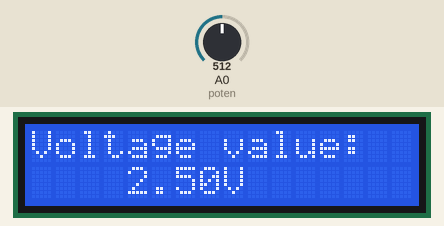
This sketch was run on a simulated Arduino Uno, built with avr-gcc and run on an emulated ATmega328P. Shown: 16×2 character LCD. The test bench sets the inputs (shaded band); at power-on: A0 (poten) = 512. What the sketch prints to the serial monitor is not drawn.

Above: at 1.2 s.
1.3 s: A0 (poten) set to 716
At 1.9 s:
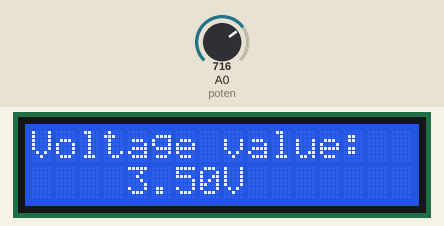
2.8 s: A0 (poten) set to 900
At 4.0 s:
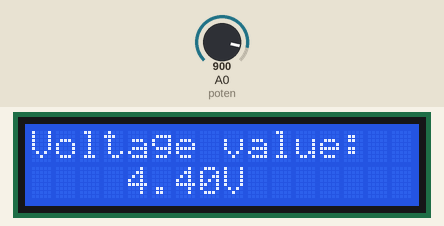
4.3 s: A0 (poten) set to 1023
At 5.4 s:
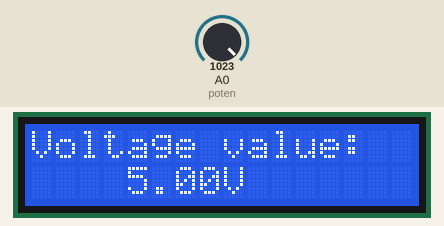
Timing chart, 0 to 7.3 s (numbered marks = the images above; inputs shaded):
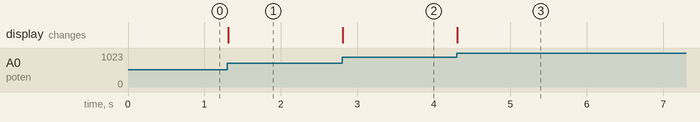

Measured:
- after the input at 1.3 s, the display: changes at once (image 1)
- after the input at 2.8 s, the display: changes at once (image 2)
- after the input at 4.3 s, the display: changes at once (image 3)

The sketch:

act_10_voltmeter.ino
```cpp
#include <Wire.h>
#include <LiquidCrystal_I2C.h>

// liquid crystal setup
LiquidCrystal_I2C lcd(0x27, 16, 2);

// constants
const int poten = A0;

// variable
int value;
float voltage;

void setup() {
  // put your setup code here, to run once:
  lcd.init();
  lcd.backlight();
  lcd.print("Voltage value:");

  Serial.begin(9600);
}

void loop() {
  // put your main code here, to run repeatedly:

  value = analogRead(poten);
  voltage = value * (5.0 / 1023.0);

  char buffer[40];
  dtostrf(voltage, 0, 2, buffer);
  sprintf(buffer, "%sV", buffer);

  lcd.setCursor(4, 1);
  lcd.print(buffer);
  Serial.println(buffer);
}
```
